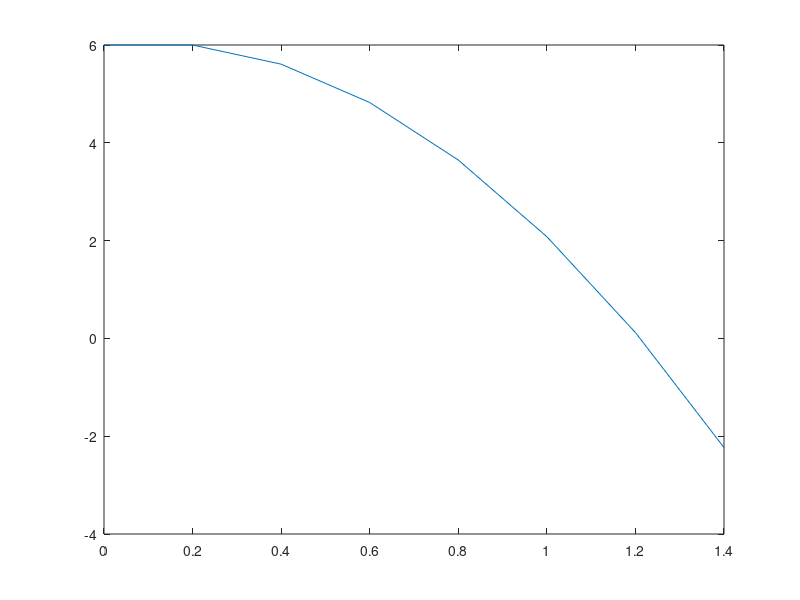

This figure's MATLAB source:
clear all
clc
close all

m = 0.150; g = 9.8; v0 = 0;z0 =3*2;h=0.2;

t=0:h:1.5;
N = length(t);v=zeros(1,N);z=zeros(1,N);
v(1) = v0;z(1)=z0;

for k=1:(N-1)
    v(k+1) = v(k)+ (-g)*h;
    z(k+1) = z(k)+ v(k)*h;
    
    if z(k) < 0
        break
    end
end
plot(t,z);

% z(end-1:end)
% t(end-1:end)

tempo = interp1( z(end-1:end) ,t(end-1:end),0)
z = z(1:k-1);
v = v(1:k-1);
t = t(1:k-1);
